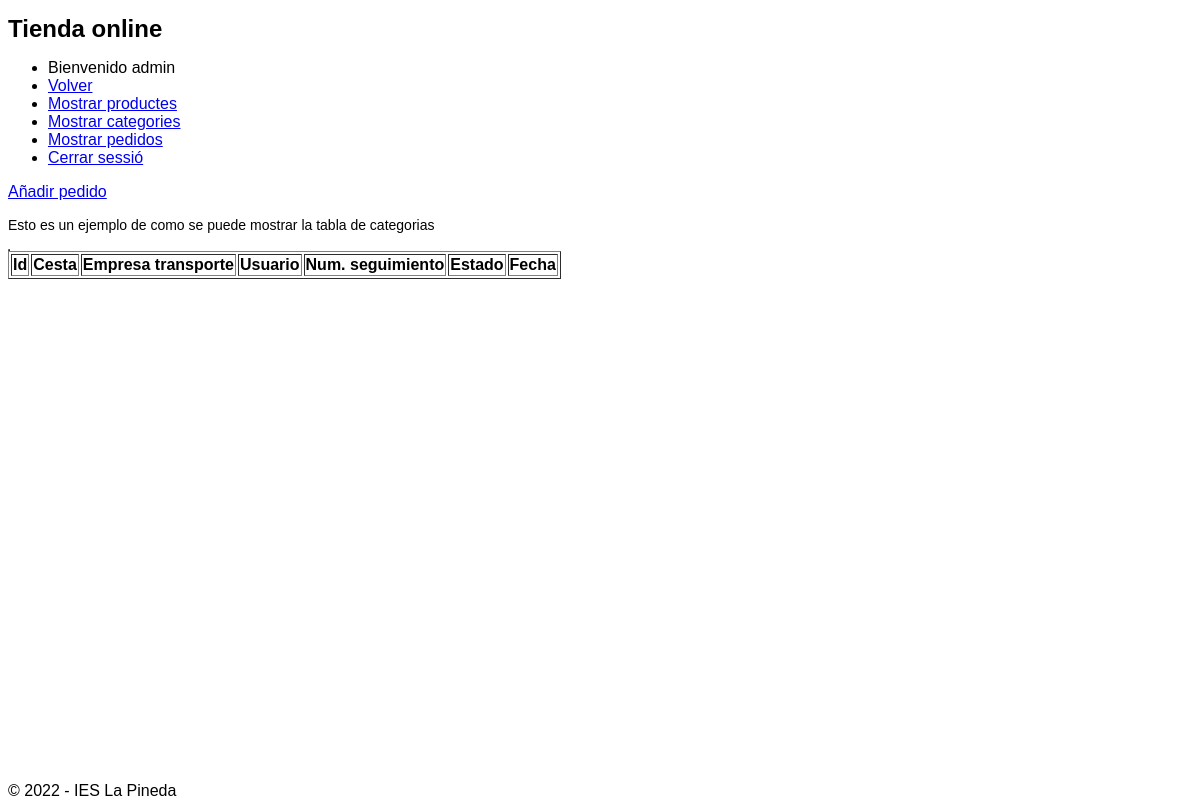
/admin/admin.php?controller=Administrador&action=iniciarVistaPedidos (signed in), run on an earlier commit of the app's database.
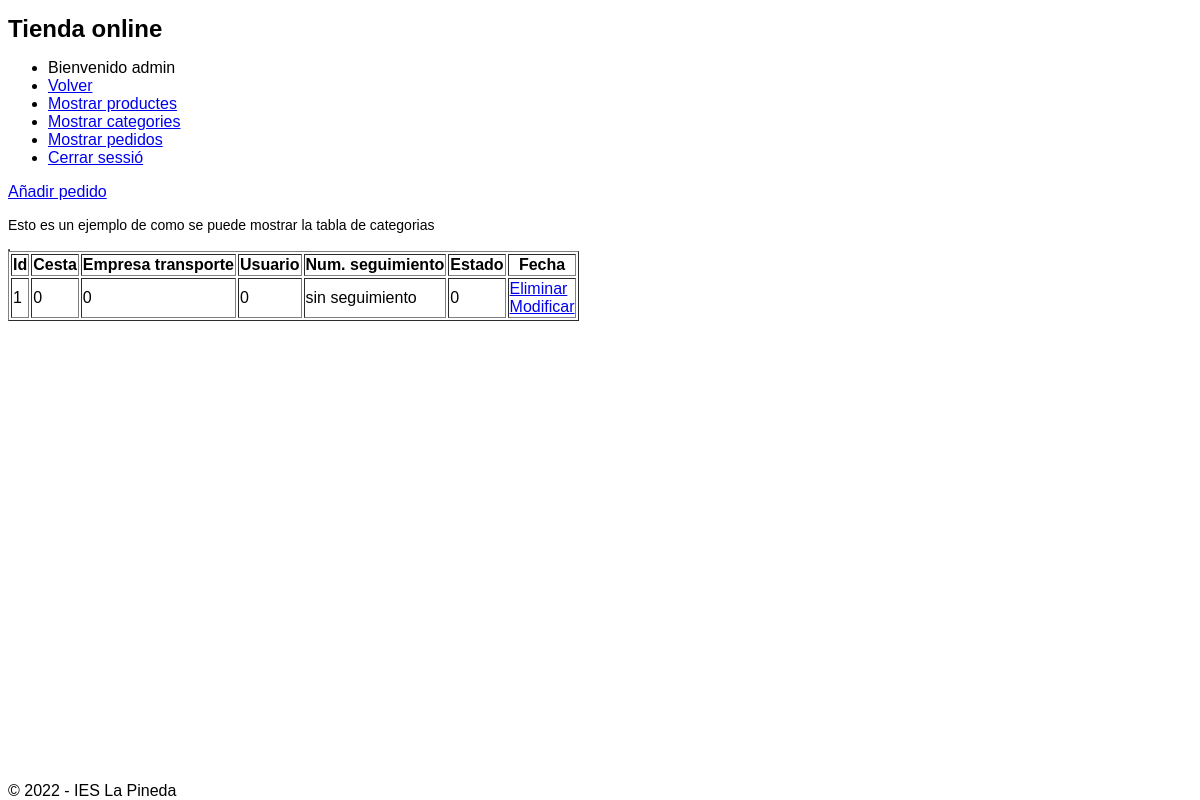
And on a later commit of the database.
### tables this page shows
CREATE TABLE `pedidos` (
  `id_pedido` int(11) NOT NULL,
  `fk_id_cesta` int(11) NOT NULL,
  `fk_id_empresa_transporte` int(11) NOT NULL,
  `fk_id_usuario` int(11) NOT NULL,
  `num_seguimiento` varchar(128) DEFAULT NULL,
  `estado` int(1) NOT NULL,
  `fecha` int(15) NOT NULL
);

### admin/controllers/AdministradorController.php (called while the page is built, shortened)
<?php
class AdministradorController
{
    public function iniciarVistaPedidos()
    {
        require_once "./models/administrador.php";
        $administrador = new Administrador();
        $todosLosPedidos = $administrador->mostrarPedidos();
        require_once "./views/mostrarPedidos.php";
    }
}

### models/database.php (called while the page is built, shortened)
<?php
class Database{
    public function __construct(){
        $servername = "localhost";
        $dbname= "botiga";
        $username = "root";
        $password = "";
		$this->db = new PDO("mysql:host=$servername;dbname=$dbname",$username, $password);
    }
}

### admin/models/administrador.php (called while the page is built, shortened)
<?php
require_once("../models/database.php");
class Administrador extends Database
{
    function mostrarPedidos()
    {
        $stmt = $this->db->prepare("SELECT * FROM pedidos");
        $pedidos = array();
        if ($stmt->execute()) {
            while ($row = $stmt->fetch(PDO::FETCH_ASSOC)) {
                $pedidos[] = $row;
            }
        }
        return $pedidos;
    }
}

### admin/views/mostrarPedidos.php (the view, shortened to what this page needs)
<?php
if ($_SESSION['role'] == 'admin') {
    echo "<a href='admin.php?controller=Administrador&action=iniciarAltaPedido' class='btn btn-primary'>Añadir pedido</a>";
    echo "<table border='1'>";
    echo "<p>Esto es un ejemplo de como se puede mostrar la tabla de categorias</p>";
    echo "<table border='1'>";
    echo "<tr>";
    echo "<th>Id</th>";
    echo "<th>Cesta</th>";
    echo "<th>Empresa transporte</th>";
    echo "<th>Usuario</th>";
    echo "<th>Num. seguimiento</th>";
    echo "<th>Estado</th>";
    echo "<th>Fecha</th>";
    echo "</tr>";
    foreach ($todosLosPedidos as $pedido) {
        echo "<tr>";
        echo "<td>" . $pedido['id_pedido'] . "</td>";
        echo "<td>" . $pedido['fk_id_cesta'] . "</td>";
        echo "<td>" . $pedido['fk_id_empresa_transporte'] . "</td>";
        echo "<td>" . $pedido['fk_id_usuario'] . "</td>";
        echo "<td>" . $pedido['num_seguimiento'] . "</td>";
        echo "<td>" . $pedido['estado'] . "</td>";
        echo "<td><a href='?controller=Administrador&action=eliminadPedido&id_pedido=" . $pedido['id_pedido'] . "'>Eliminar</a><br/>";
        echo "<a href='?controller=Administrador&action=iniciarModificarPedido&id_pedido=" . $pedido['id_pedido'] . "'>Modificar</a></td>";
        echo "</tr>";
    }
    echo "</table>";
} else {
    echo "<p>No tienes permisos para ver esta página</p>";
    header("Refresh:3; url=admin.php");
}
?>

### admin/admin.php (shortened to what this page needs)
<!DOCTYPE html>
<html lang="en">
<head>
    <link rel="stylesheet" href="../styles/style.css">
</head>
<body>
<?php
require_once "./views/menu.php";
if (isset($_GET['controller'])){
    $nombreController = $_GET['controller']."Controller";
}
else{
    $nombreController = "AdministradorController";
}
if(isset($_SESSION["role"])) {
    $role = $_SESSION['role'];
} else {
    $role = "";
}
if ($role != 'admin') {
    if (class_exists($nombreController)){
        $controlador = new $nombreController();
        if(isset($_GET['action'])){
            $action = $_GET['action'];
        }
        else{
            $action ="iniciarLogin";
        }
        $controlador->$action();
    }else{
        echo "No existe el controlador";
    }
} else {
    if (class_exists($nombreController)){
        $controlador = new $nombreController();
        if(isset($_GET['action'])){
            $action = $_GET['action'];
        }
        else{
            $action ="iniciarVistaProductos";
        }
        $controlador->$action();
    }else{
        echo "No existe el controlador";
    }
}
?>
</body>
</html>

### admin/views/menu.php
<ul>
    <?php
    if (isset($_SESSION["role"])) {
        $role = $_SESSION['role'];
    } else {
        $role = "";
    }
    if ($role == 'admin') {
        echo "<li>Bienvenido " . $_SESSION['role']."</li>";
        echo '<li> <a href="/botiga/index.php">Volver</a></li>';
        echo "<li> <a href= \"admin.php?controller=Administrador&action=iniciarVistaProductos\" >Mostrar productes</a></li>";
        echo "<li> <a href= \"admin.php?controller=Administrador&action=iniciarVistaCategorias\" >Mostrar categories</a></li>";
        echo "<li> <a href= \"admin.php?controller=Administrador&action=iniciarVistaPedidos\" >Mostrar pedidos</a></li>";
        echo "<li> <a href= \"admin.php?controller=Administrador&action=cerrarSesion\"> Cerrar sessió </a></li>";
    } else {
        echo '<li> <a href="/botiga/index.php">Volver</a></li>';
        echo "<li> <a href= \"admin.php?controller=Administrador&action=iniciarLogin\"> Login </a></li>";
        echo "<li> <a href= \"admin.php?controller=Administrador&action=cerrarSesion\"> Cerrar sessió </a></li>";
    }
    ?>
</ul>

### styles/style.css (style rules this page uses)
* { font-family: Verdana, Geneva, Tahoma, sans-serif; }
h1 { font-family: Verdana, Geneva, sans-serif; font-size: 24px; font-style: normal; font-variant: normal; font-weight: 700; line-height: 26.4px; }
p { font-family: Verdana, Geneva, sans-serif; font-size: 14px; font-style: normal; font-variant: normal; font-weight: 400; line-height: 20px; }

What changed in the data, as far as the page shows it:
added pedidos: id_pedido "1", fk_id_cesta "0", fk_id_empresa_transporte "0", fk_id_usuario "0", num_seguimiento "sin seguimiento", estado "0"
